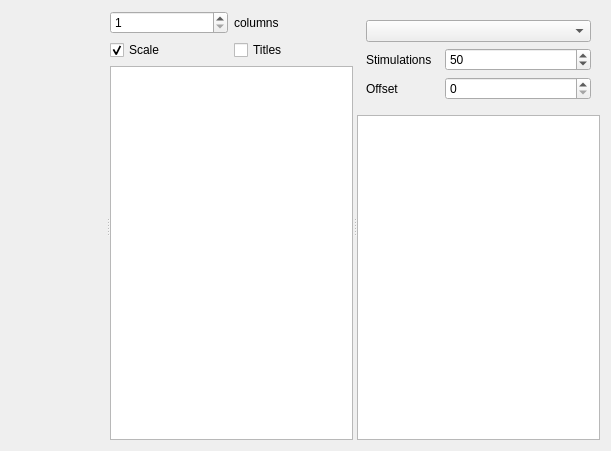
<?xml version="1.0" encoding="UTF-8"?>
<ui version="4.0">
 <class>StimulationPlotter</class>
 <widget class="QWidget" name="StimulationPlotter">
  <property name="geometry">
   <rect>
    <x>0</x>
    <y>0</y>
    <width>611</width>
    <height>451</height>
   </rect>
  </property>
  <property name="windowTitle">
   <string>Stimulations</string>
  </property>
  <layout class="QGridLayout" name="gridLayout_3">
   <item row="0" column="0">
    <widget class="QSplitter" name="splitter">
     <property name="orientation">
      <enum>Qt::Horizontal</enum>
     </property>
     <widget class="QCustomPlot" name="overlay" native="true"/>
     <widget class="QWidget" name="widget_2" native="true">
      <layout class="QGridLayout" name="gridLayout_2">
       <item row="0" column="1">
        <widget class="QLabel" name="label">
         <property name="text">
          <string>columns</string>
         </property>
        </widget>
       </item>
       <item row="2" column="0" colspan="2">
        <widget class="QTableWidget" name="table">
         <property name="verticalScrollMode">
          <enum>QAbstractItemView::ScrollPerPixel</enum>
         </property>
         <attribute name="horizontalHeaderVisible">
          <bool>false</bool>
         </attribute>
         <attribute name="verticalHeaderDefaultSectionSize">
          <number>300</number>
         </attribute>
        </widget>
       </item>
       <item row="0" column="0">
        <widget class="QSpinBox" name="columns">
         <property name="minimum">
          <number>1</number>
         </property>
        </widget>
       </item>
       <item row="1" column="0">
        <widget class="QCheckBox" name="scale">
         <property name="text">
          <string>Scale</string>
         </property>
         <property name="checked">
          <bool>true</bool>
         </property>
        </widget>
       </item>
       <item row="1" column="1">
        <widget class="QCheckBox" name="titles">
         <property name="text">
          <string>Titles</string>
         </property>
        </widget>
       </item>
      </layout>
     </widget>
     <widget class="QWidget" name="widget" native="true">
      <layout class="QGridLayout" name="gridLayout">
       <item row="0" column="0" colspan="2">
        <widget class="QWidget" name="sourceSelection" native="true">
         <layout class="QGridLayout" name="gridLayout_4">
          <item row="1" column="0">
           <widget class="QLabel" name="label_2">
            <property name="text">
             <string>Stimulations</string>
            </property>
           </widget>
          </item>
          <item row="0" column="0" colspan="3">
           <widget class="QComboBox" name="sources"/>
          </item>
          <item row="1" column="1" colspan="2">
           <widget class="QSpinBox" name="nStims">
            <property name="minimum">
             <number>1</number>
            </property>
            <property name="value">
             <number>50</number>
            </property>
           </widget>
          </item>
          <item row="2" column="1" colspan="2">
           <widget class="QSpinBox" name="offset"/>
          </item>
          <item row="2" column="0">
           <widget class="QLabel" name="label_3">
            <property name="text">
             <string>Offset</string>
            </property>
           </widget>
          </item>
         </layout>
        </widget>
       </item>
       <item row="1" column="0" colspan="2">
        <widget class="QTableWidget" name="legend">
         <attribute name="horizontalHeaderVisible">
          <bool>false</bool>
         </attribute>
         <attribute name="horizontalHeaderDefaultSectionSize">
          <number>21</number>
         </attribute>
         <attribute name="horizontalHeaderMinimumSectionSize">
          <number>20</number>
         </attribute>
         <attribute name="horizontalHeaderStretchLastSection">
          <bool>true</bool>
         </attribute>
         <column>
          <property name="text">
           <string>x</string>
          </property>
         </column>
         <column>
          <property name="text">
           <string>Colour</string>
          </property>
         </column>
        </widget>
       </item>
      </layout>
     </widget>
    </widget>
   </item>
  </layout>
 </widget>
 <customwidgets>
  <customwidget>
   <class>QCustomPlot</class>
   <extends>QWidget</extends>
   <header>qcustomplot.h</header>
   <container>1</container>
  </customwidget>
 </customwidgets>
 <resources/>
 <connections/>
</ui>
